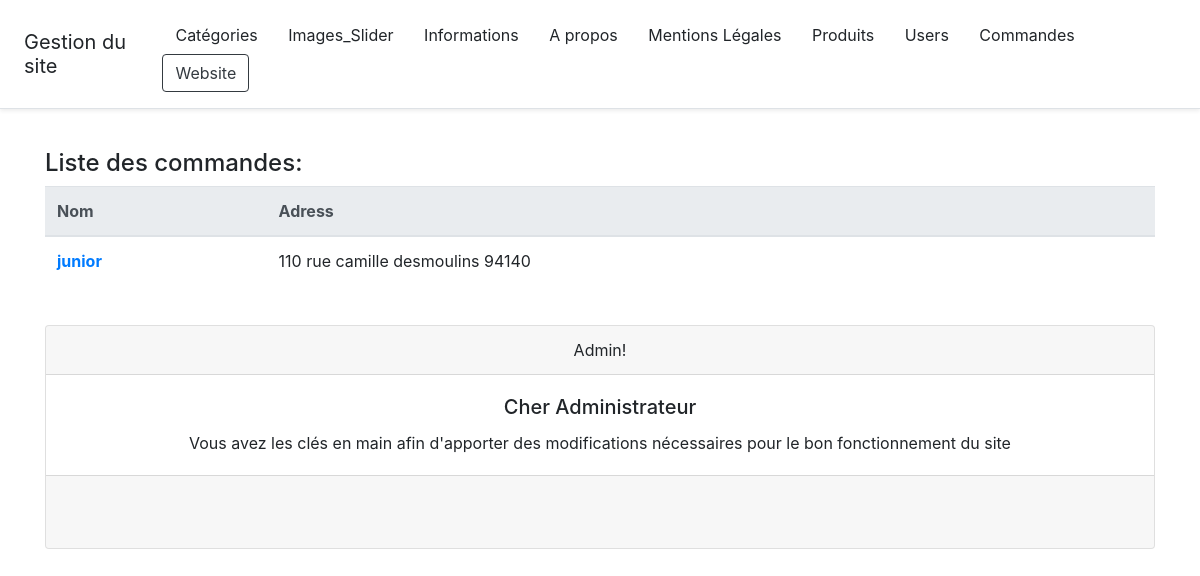
Page /administrateur/index.php?controller=orders&action=list (signed in) on the earlier database version.
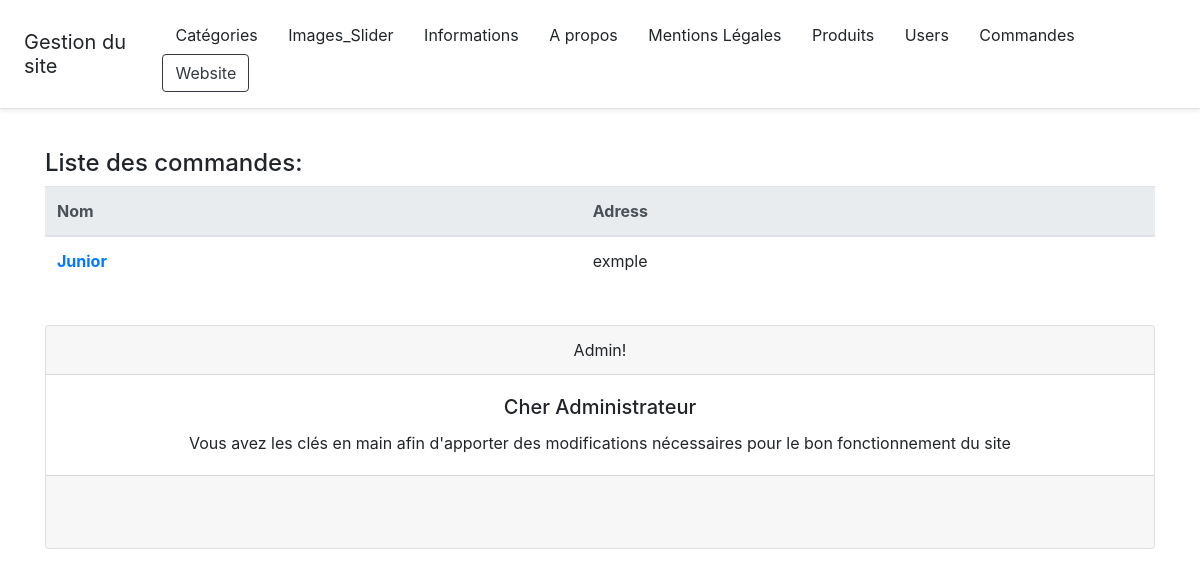
Same page on the later database version.
### tables this page shows
CREATE TABLE `orders` (
  `id` int(11) NOT NULL,
  `client_name` varchar(200) NOT NULL,
  `delivery_adress` text NOT NULL,
  `user_id` int(11) NOT NULL,
  `date` datetime NOT NULL DEFAULT CURRENT_TIMESTAMP
);

### administrateur/models/Order.php (called while the page is built)
<?php
function getAllOrders()
{
    $db = dbConnect();
    $query = $db->query('SELECT * FROM orders ORDER BY ID DESC');
    $orders = $query->fetchAll();
    return $orders;
}

### administrateur/views/orderList.php (the view, shortened to what this page needs)
<?php require ('partials/header.php'); ?>
<br>
<h4>Liste des commandes:</h4>
<table class="table">
    <thead class="thead-light">
    <tr>
        <th scope="col">Nom</th>
        <th scope="col">Adress</th>
    </tr>
    </thead>
    <?php foreach($orders as $order): ?>
    <tbody>
    <tr>
        <th><a href=""><?=  htmlspecialchars($order['client_name']) ?></a></th>
                <td><?=  htmlspecialchars($order['delivery_adress'])?></td>
    </tbody>
    <?php endforeach;?>
</table>
<?php require ('partials/footer.php'); ?>

Differences in the rows shown:
changed orders: client_name "junior" → "Junior"; delivery_adress "110 rue camille desmoulins 94140" → "exmple"
